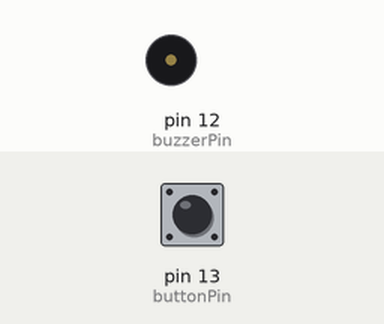
Bench run of a sketch on a simulated Arduino Uno, built with avr-gcc and run on an emulated ATmega328P. On the bench: buzzer (waves = sounding). Inputs (shaded band) come from the test bench; at power-on: pin 13 (buttonPin) LOW.

Above: at 1.2 s.
1.3 s: pin 13 (buttonPin) pulled HIGH for 0.15 s
At 2.2 s:
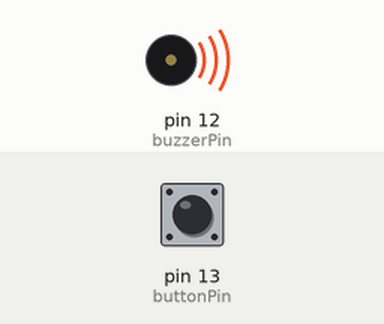
Timing chart, 0 to 12.0 s (numbered marks = the images above; inputs shaded):
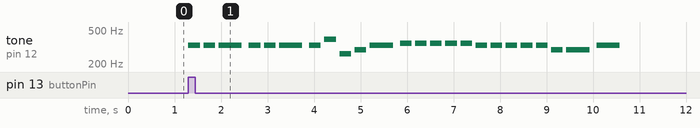

The sketch:

09-tone-function-door-bell.ino
```cpp
#define NOTE_B0  31
#define NOTE_C1  33
#define NOTE_CS1 35
#define NOTE_D1  37
#define NOTE_DS1 39
#define NOTE_E1  41
#define NOTE_F1  44
#define NOTE_FS1 46
#define NOTE_G1  49
#define NOTE_GS1 52
#define NOTE_A1  55
#define NOTE_AS1 58
#define NOTE_B1  62
#define NOTE_C2  65
#define NOTE_CS2 69
#define NOTE_D2  73
#define NOTE_DS2 78
#define NOTE_E2  82
#define NOTE_F2  87
#define NOTE_FS2 93
#define NOTE_G2  98
#define NOTE_GS2 104
#define NOTE_A2  110
#define NOTE_AS2 117
#define NOTE_B2  123
#define NOTE_C3  131
#define NOTE_CS3 139
#define NOTE_D3  147
#define NOTE_DS3 156
#define NOTE_E3  165
#define NOTE_F3  175
#define NOTE_FS3 185
#define NOTE_G3  196
#define NOTE_GS3 208
#define NOTE_A3  220
#define NOTE_AS3 233
#define NOTE_B3  247
#define NOTE_C4  262
#define NOTE_CS4 277
#define NOTE_D4  294
#define NOTE_DS4 311
#define NOTE_E4  330
#define NOTE_F4  349
#define NOTE_FS4 370
#define NOTE_G4  392
#define NOTE_GS4 415
#define NOTE_A4  440
#define NOTE_AS4 466
#define NOTE_B4  494
#define NOTE_C5  523
#define NOTE_CS5 554
#define NOTE_D5  587
#define NOTE_DS5 622
#define NOTE_E5  659
#define NOTE_F5  698
#define NOTE_FS5 740
#define NOTE_G5  784
#define NOTE_GS5 831
#define NOTE_A5  880
#define NOTE_AS5 932
#define NOTE_B5  988
#define NOTE_C6  1047
#define NOTE_CS6 1109
#define NOTE_D6  1175
#define NOTE_DS6 1245
#define NOTE_E6  1319
#define NOTE_F6  1397
#define NOTE_FS6 1480
#define NOTE_G6  1568
#define NOTE_GS6 1661
#define NOTE_A6  1760
#define NOTE_AS6 1865
#define NOTE_B6  1976
#define NOTE_C7  2093
#define NOTE_CS7 2217
#define NOTE_D7  2349
#define NOTE_DS7 2489
#define NOTE_E7  2637
#define NOTE_F7  2794
#define NOTE_FS7 2960
#define NOTE_G7  3136
#define NOTE_GS7 3322
#define NOTE_A7  3520
#define NOTE_AS7 3729
#define NOTE_B7  3951
#define NOTE_C8  4186
#define NOTE_CS8 4435
#define NOTE_D8  4699
#define NOTE_DS8 4978

const int buzzerPin = 12;
const int buttonPin = 13;

volatile bool playMelody = false;

int melody[] = {
  NOTE_E4, NOTE_E4, NOTE_E4,
  NOTE_E4, NOTE_E4, NOTE_E4,
  NOTE_E4, NOTE_G4, NOTE_C4, NOTE_D4,
  NOTE_E4,
  NOTE_F4, NOTE_F4, NOTE_F4, NOTE_F4,
  NOTE_F4, NOTE_E4, NOTE_E4, NOTE_E4, NOTE_E4,
  NOTE_E4, NOTE_D4, NOTE_D4, NOTE_E4,
  NOTE_D4, NOTE_G4
};

int noteDurations[] = {
  4, 4, 2,  // Jingle bells
  4, 4, 2,  // Jingle bells
  4, 4, 4, 4, // Jingle all the way
  2,        // Oh what fun
  4, 4, 4, 4, // It is to ride
  4, 4, 4, 4, // In a one horse open
  4, 4, 4,    // Sleigh!
  2, 2        // Hey!
};


void setup() {
  pinMode(buzzerPin, OUTPUT);
  pinMode(buttonPin, INPUT);
}

void loop() {
  if (digitalRead(buttonPin) == HIGH) {
    int melodyLength = sizeof(melody) / sizeof(melody[0]);

    for (int i = 0; i < melodyLength; i++) {
      int duration = 1000 / noteDurations[i];
      tone(buzzerPin, melody[i], duration);
      delay(duration * 1.3);
      noTone(buzzerPin);
    }

    delay(500);
  }
}
```

Measured:
- after the input at 1.3 s, tone on pin 12 (buzzerPin): plays 330 Hz for 0.25 s, 330 Hz for 0.25 s, 330 Hz for 0.50 s, 330 Hz for 0.25 s, 330 Hz for 0.25 s, 330 Hz for 0.50 s … (24 notes in this stretch), starting at once
